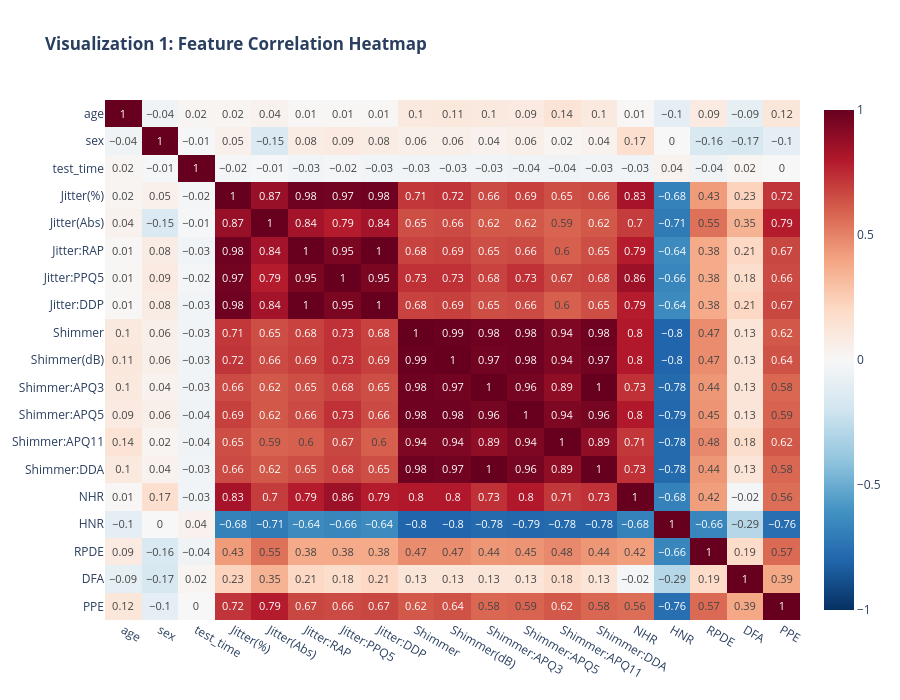

This figure's notebook cell:
### Markdown cell above
## Step 6: Visualizations

### Code cell
import plotly.graph_objects as go
import plotly.express as px
from plotly.subplots import make_subplots

# ── Visualization 1: Feature Correlation Heatmap ──────────────────────────────
corr = X.corr().round(2)

fig1 = px.imshow(
    corr,
    text_auto=True,
    color_continuous_scale='RdBu_r',
    zmin=-1, zmax=1,
    aspect='auto',
    title='<b>Visualization 1: Feature Correlation Heatmap</b>'
)
fig1.update_layout(width=900, height=700)
fig1.show()

### Figure 1 — Plotly figure (JSON) as saved in the notebook; plotly's stock layout.template omitted (floating-point values rounded to 4 significant figures; data arrays with more than 128 entries replaced by an {"elided": "..."} marker saying what was removed)
{"data": [{"coloraxis": "coloraxis", "hovertemplate": "x: %{x}<br>y: %{y}<br>color: %{z}<extra></extra>", "name": "0", "texttemplate": "%{z}", "type": "heatmap", "x": ["age", "sex", "test_time", "Jitter(%)", "Jitter(Abs)", "Jitter:RAP", "Jitter:PPQ5", "Jitter:DDP", "Shimmer", "Shimmer(dB)", "Shimmer:APQ3", "Shimmer:APQ5", "Shimmer:APQ11", "Shimmer:DDA", "NHR", "HNR", "RPDE", "DFA", "PPE"], "xaxis": "x", "y": ["age", "sex", "test_time", "Jitter(%)", "Jitter(Abs)", "Jitter:RAP", "Jitter:PPQ5", "Jitter:DDP", "Shimmer", "Shimmer(dB)", "Shimmer:APQ3", "Shimmer:APQ5", "Shimmer:APQ11", "Shimmer:DDA", "NHR", "HNR", "RPDE", "DFA", "PPE"], "yaxis": "y", "z": {"elided": "19x19 float values"}}], "layout": {"coloraxis": {"cmax": 1, "cmin": -1, "colorscale": [[0, "rgb(5,48,97)"], [0.1, "rgb(33,102,172)"], [0.2, "rgb(67,147,195)"], [0.3, "rgb(146,197,222)"], [0.4, "rgb(209,229,240)"], [0.5, "rgb(247,247,247)"], [0.6, "rgb(253,219,199)"], [0.7, "rgb(244,165,130)"], [0.8, "rgb(214,96,77)"], [0.9, "rgb(178,24,43)"], [1, "rgb(103,0,31)"]]}, "height": 700, "title": {"text": "<b>Visualization 1: Feature Correlation Heatmap</b>"}, "width": 900, "xaxis": {"anchor": "y", "domain": [0, 1]}, "yaxis": {"anchor": "x", "autorange": "reversed", "domain": [0, 1]}}}
